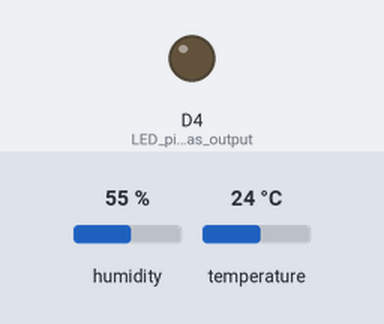
The sketch below on a simulated ESP8266 (NodeMCU). Shown: output pins drawn as LEDs (lit = HIGH). The inputs (shaded band) are chosen by the test bench; at power-on: humidity 55 %, temperature 24 °C. WiFi joins after 1.5 s; servers stay silent unless stated; what the sketch prints to the serial monitor is not drawn. At 5.7 s the program puts the board to deep sleep or switches it off; the recording ends there.

Above: at 0.1 s.
Timing chart, 0 to 5.7 s (numbered marks = the images above):
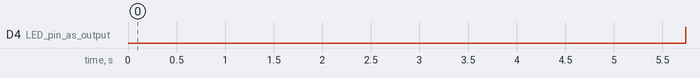

Measured:
- by itself, D4 (LED_pin_as_output): LOW → HIGH at 5.7 s

The sketch:

ThingspeakSleepOptimizeDT.ino
```cpp
/*
 ESP8266 --> ThingSpeak Channel via MKR1000 Wi-Fi

 This sketch sends the Wi-Fi Signal Strength (RSSI) of an ESP8266 to a ThingSpeak
 channel using the ThingSpeak API (https://www.mathworks.com/help/thingspeak).

 Requirements:

   * ESP8266 Wi-Fi Device
   * Arduino 1.6.9+ IDE
   * Additional Boards URL: http://arduino.esp8266.com/stable/package_esp8266com_index.json
   * Library: esp8266 by ESP8266 Community

 ThingSpeak Setup:

   * Sign Up for New User Account - https://thingspeak.com/users/sign_up
   * Create a new Channel by selecting Channels, My Channels, and then New Channel
   * Enable one field
   * Note the Channel ID and Write API Key

 Setup Wi-Fi:
  * Enter SSID
  * Enter Password

 Tutorial: http://nothans.com/measure-wi-fi-signal-levels-with-the-esp8266-and-thingspeak

 Created: Feb 1, 2017 by Hans Scharler (http://nothans.com)
*/

#include <ESP8266WiFi.h>

#include <Wire.h>
#include <Adafruit_Sensor.h>

#include "Adafruit_SHT31.h"
const float SEA_LEVEL_PRESSURE_HPA = 1013.25;
const int DELAY = 2000;
const int STARTUP_DELAY = 500;


Adafruit_SHT31 sht31 = Adafruit_SHT31();
// Wi-Fi Settings
//const char* ssid = "TT"; // your wireless network name (SSID)
//const char* password = "123456788"; // your Wi-Fi network password
const char* ssid = "Dolphitech-wlan"; // your wireless network name (SSID)
const char* password = "DpHtK2019WLan4us"; // your Wi-Fi network password

WiFiClient client;

// ThingSpeak Settings
//const int channelID = 448069;
//String writeAPIKey = "OZCKFAQEBBGTNVOX"; // write API key for your ThingSpeak Channel htt990:use for Dolphitech
//String writeAPIKey = "0VOQ2QPGP3JF67RZ"; // write API key for your ThingSpeak Channel dolphitech
//String writeAPIKey = "T9W8949KHJRDCYC6"; // write API key for your SvartHaugen Channel
String writeAPIKey = "Z35BF0FCHXN47J6E";// write API key for new cleanroom Channel

const char* server = "api.thingspeak.com";
IPAddress staticIP(192, 168, 0, 94); //ESP static ip
IPAddress gateway(192, 168, 0, 1);   //IP Address of your WiFi Router (Gateway)
IPAddress subnet(255, 255, 255, 0);  //Subnet mask

void setup() {
  pinMode(LED_BUILTIN, OUTPUT);    // LED pin as output.
  digitalWrite(LED_BUILTIN, LOW); // turn the LED on.
Serial.begin(115200);
  Wire.begin(D6, D5);
WiFi.mode( WIFI_STA );
//WiFi.config( staticIP, gateway, subnet );
WiFi.begin(ssid, password);
 if (! sht31.begin(0x44)) {   // Set to 0x45 for alternate i2c addr
    Serial.println("Couldn't find SHT31");
    while (1) delay(1);
  }

//bme.begin(0x76);
  while (WiFi.status() != WL_CONNECTED) {
    delay(500);
  }
//  bme.wakeup();
 Serial.println("up");
float tempC = sht31.readTemperature();
  float press_mB = sht31.readHumidity();

  if (! isnan(tempC)) {  // check if 'is not a number'
    Serial.print("Temp *C = "); Serial.print(tempC); Serial.print("\t\t");
  } else {
    Serial.println("Failed to read temperature");
  }
 if (! isnan(press_mB)) {  // check if 'is not a number'
    Serial.print("Hum. % = "); Serial.println(press_mB);
  } else {
    Serial.println("Failed to read humidity");
  }

  delay(1000);

//
//    float tempC = bme.readTemperature();
//   float press_mB = bme.readPressure() / 100;
 //  Serial.println("Temperature:");
//    Serial.print(tempC);
//    bme.sleep();
 //   Serial.println("");
  if (client.connect(server, 80)) {

    // Measure Signal Strength (RSSI) of Wi-Fi connection
    long rssi = WiFi.RSSI();

    // Construct API request body
    String body = "field1=";
           body += String(tempC);
           body += "&field2=";
           body += String(press_mB);
           body += "&field3=";
           body += String(rssi);
  Serial.println(body);

    client.println("POST /update HTTP/1.1");
    client.println("Host: api.thingspeak.com");
    client.println("User-Agent: ESP8266 (nothans)/1.0");
    client.println("Connection: close");
    client.println("X-THINGSPEAKAPIKEY: " + writeAPIKey);
    client.println("Content-Type: application/x-www-form-urlencoded");
    client.println("Content-Length: " + String(body.length()));
    client.println("");
    client.print(body);

  }
  else
  {
    Serial.println("Fail to send");
    }

    Serial.println("Go to sleep");
client.stop();
delay(3000);
  digitalWrite(LED_BUILTIN, HIGH); // turn the LED on.
 ESP.deepSleep(120e6, WAKE_RF_DEFAULT); // Sleep for the time set by 'UpdateInterval'
  // wait and then post again
}

void loop() {
  delay(1000);
 Serial.println("Temperature:");
//
}
```
